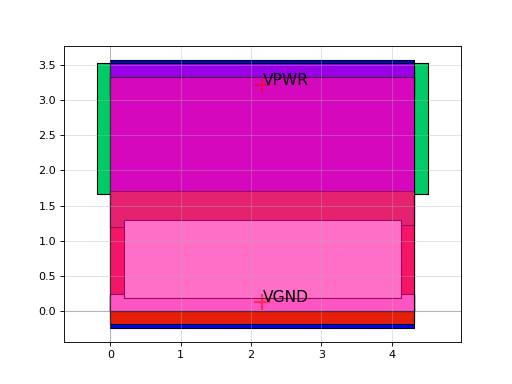

The Python source for this figure:
import sky130

c = sky130.components.sky130_fd_sc_hs__o311a_2()
c.plot()
